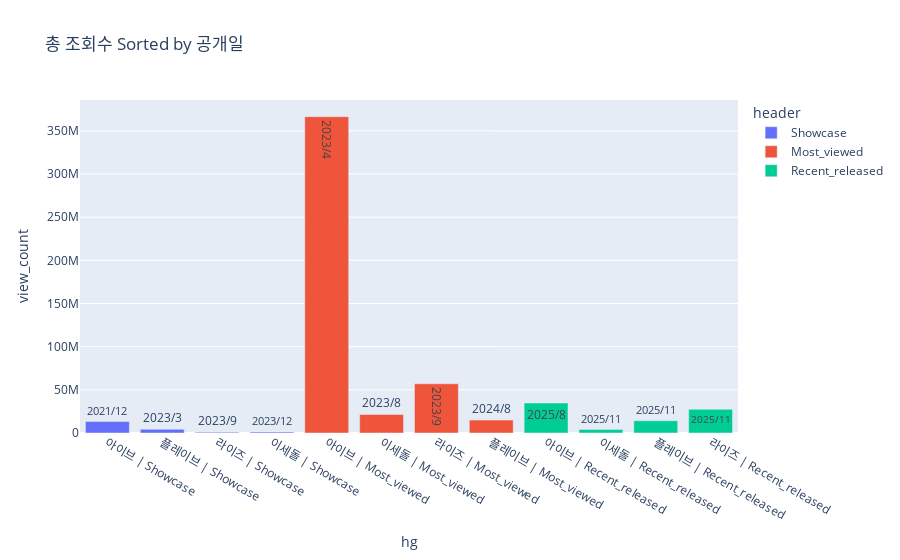

Source (notebook cell):
### Code cell
# Visualization : 총 조회수 (출시일자 순)
import plotly as px
pd.options.plotting.backend = "plotly"
inst1.plot(x='hg', y='view_count', color = 'header', text = 'published_at_TXT', 
           title='총 조회수 Sorted by 공개일',
           kind='bar')

### Figure 1 — Plotly figure (JSON) as saved in the notebook; plotly's stock layout.template omitted (floating-point values rounded to 4 significant figures)
{"data": [{"hovertemplate": "header=Showcase<br>hg=%{x}<br>view_count=%{y}<br>published_at_TXT=%{text}<extra></extra>", "legendgroup": "Showcase", "marker": {"color": "#636efa", "pattern": {"shape": ""}}, "name": "Showcase", "orientation": "v", "showlegend": true, "text": ["2021/12", "2023/3", "2023/9", "2023/12"], "textposition": "auto", "type": "bar", "x": ["아이브 | Showcase", "플레이브 | Showcase", "라이즈 | Showcase", "이세돌 | Showcase"], "xaxis": "x", "y": [13292233, 4289293, 946236, 1146206], "yaxis": "y"}, {"hovertemplate": "header=Most_viewed<br>hg=%{x}<br>view_count=%{y}<br>published_at_TXT=%{text}<extra></extra>", "legendgroup": "Most_viewed", "marker": {"color": "#EF553B", "pattern": {"shape": ""}}, "name": "Most_viewed", "orientation": "v", "showlegend": true, "text": ["2023/4", "2023/8", "2023/9", "2024/8"], "textposition": "auto", "type": "bar", "x": ["아이브 | Most_viewed", "이세돌 | Most_viewed", "라이즈 | Most_viewed", "플레이브 | Most_viewed"], "xaxis": "x", "y": [366469186, 21483289, 57056199, 14922220], "yaxis": "y"}, {"hovertemplate": "header=Recent_released<br>hg=%{x}<br>view_count=%{y}<br>published_at_TXT=%{text}<extra></extra>", "legendgroup": "Recent_released", "marker": {"color": "#00cc96", "pattern": {"shape": ""}}, "name": "Recent_released", "orientation": "v", "showlegend": true, "text": ["2025/8", "2025/11", "2025/11", "2025/11"], "textposition": "auto", "type": "bar", "x": ["아이브 | Recent_released", "이세돌 | Recent_released", "플레이브 | Recent_released", "라이즈 | Recent_released"], "xaxis": "x", "y": [34756422, 3950397, 14145241, 27475637], "yaxis": "y"}], "layout": {"barmode": "relative", "legend": {"title": {"text": "header"}, "tracegroupgap": 0}, "title": {"text": "총 조회수 Sorted by 공개일"}, "xaxis": {"anchor": "y", "domain": [0, 1], "title": {"text": "hg"}}, "yaxis": {"anchor": "x", "domain": [0, 1], "title": {"text": "view_count"}}}}
